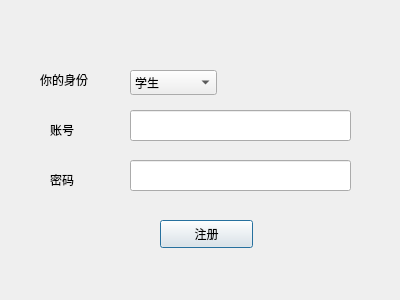
<?xml version="1.0" encoding="UTF-8"?>
<ui version="4.0">
 <class>SignUp</class>
 <widget class="QDialog" name="SignUp">
  <property name="geometry">
   <rect>
    <x>0</x>
    <y>0</y>
    <width>400</width>
    <height>300</height>
   </rect>
  </property>
  <property name="windowTitle">
   <string>Dialog</string>
  </property>
  <widget class="QPushButton" name="SUButton">
   <property name="geometry">
    <rect>
     <x>160</x>
     <y>220</y>
     <width>93</width>
     <height>28</height>
    </rect>
   </property>
   <property name="text">
    <string>注册</string>
   </property>
  </widget>
  <widget class="QLineEdit" name="ACName">
   <property name="geometry">
    <rect>
     <x>130</x>
     <y>110</y>
     <width>221</width>
     <height>31</height>
    </rect>
   </property>
  </widget>
  <widget class="QLineEdit" name="PSWord">
   <property name="geometry">
    <rect>
     <x>130</x>
     <y>160</y>
     <width>221</width>
     <height>31</height>
    </rect>
   </property>
  </widget>
  <widget class="QLabel" name="label">
   <property name="geometry">
    <rect>
     <x>50</x>
     <y>120</y>
     <width>69</width>
     <height>19</height>
    </rect>
   </property>
   <property name="text">
    <string>账号</string>
   </property>
  </widget>
  <widget class="QLabel" name="label_2">
   <property name="geometry">
    <rect>
     <x>50</x>
     <y>170</y>
     <width>69</width>
     <height>19</height>
    </rect>
   </property>
   <property name="text">
    <string>密码</string>
   </property>
  </widget>
  <widget class="QLabel" name="label_3">
   <property name="geometry">
    <rect>
     <x>40</x>
     <y>70</y>
     <width>69</width>
     <height>19</height>
    </rect>
   </property>
   <property name="text">
    <string>你的身份</string>
   </property>
  </widget>
  <widget class="QComboBox" name="ACType">
   <property name="geometry">
    <rect>
     <x>130</x>
     <y>70</y>
     <width>87</width>
     <height>25</height>
    </rect>
   </property>
   <item>
    <property name="text">
     <string>学生</string>
    </property>
   </item>
  </widget>
 </widget>
 <resources/>
 <connections/>
</ui>
